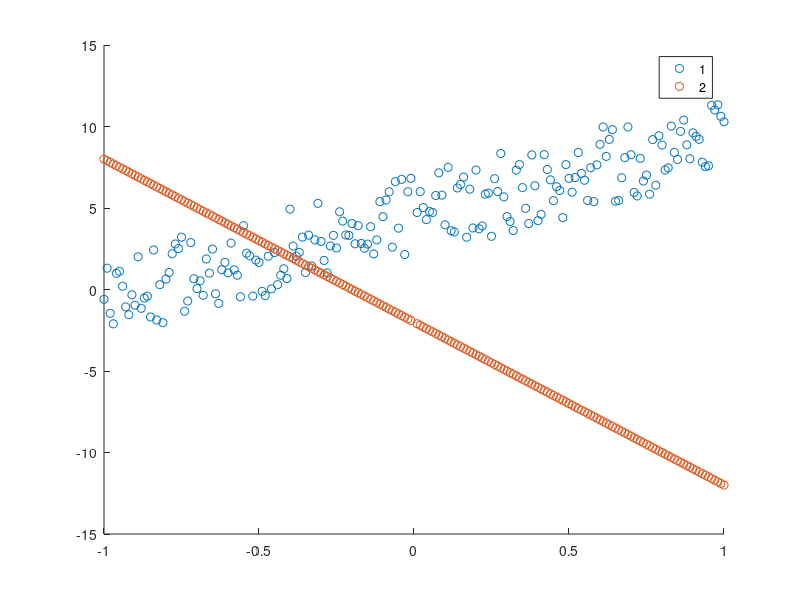

MATLAB code to generate this figure: (Note: this script raises an error after producing the figure.)
%% add necessary paths
addpath('../');

% add OPC to path
opc_path = '/home/hankui/Downloads/MATLAB_OPC';
addpath(genpath(opc_path));
% path to SCAL code
scal_path = '/home/hankui/Dropbox/Clustering/WorkLog/By_Algorithm/SCAL';
addpath(genpath(scal_path))

copkss_path = '/home/hankui/Dropbox/Clustering/WorkLog/By_Algorithm/COPKSS';
addpath(genpath(copkss_path))


clear opc_path scal_path copkss_path asmt_varp


%% borrow the data example from Illustrative_ex.m
x = .01*(-100:100);
x = [x(1:100), x(102:201)];
N = size(x,2);

S1 = 5*x + 2;
noise1 = 5.*rand(1, N);
S1n = S1 + noise1;
X1 = [x;S1n]';

S2 = -10*x - 2;
X2 = [x;S2]';

X = [X1;X2];
K = 2;
truth = [ones(1,N) 2.*ones(1,N)]';

clear x X1 X2 S1 S2 S1n noise1


%% plotting
gscatter(X(:,1),X(:,2),truth);


%% 
[X truth] = genSubspaceData_v2(3,2,200,3,0.01);
%[X,truth,~] = genSubspaceData(3,2,3,200,.1);
%X = X';


%%
scatter3(X(1:200,1),X(1:200,2),X(1:200,3))
hold on
scatter3(X(201:400,1),X(201:400,2),X(201:400,3))
hold on
scatter3(X(401:600,1),X(401:600,2),X(401:600,3))
hold off


%% initial parameters
K = 3; 
%pct = 0.8; 
b = 10;
N = size(X,1);
T = N/b;
q = 1;
mem = round(rand(1,N)*K + 0.5)';


%%



%% SCAL
%[~,re,nmi10] = KSCAL_v11(X,K,pct,mem,T,b,truth,@query);
[~,nmi] = SCAL_v1(X,K,pct,mem,T,b,truth,@query);


%%
[~,~,nmi_cop] = COPKSCAL_v2(X, K, 1, mem, T, b, truth);


%% Random sampling 
%[~,~,nmi_rs] = KSCAL_v10(X,K,pct,mem,T,b,truth,@RandomSampling);
[~,nmi_rs] = SCAL_v1(X,K,pct,mem,T,b,truth,@RandomSampling);



%% 
plot(nmi_rs)
hold on
plot(nmi)
hold on
%plot(nmi_cop)
hold on
xlabel('Iterations') 
ylabel('NMI') 
legend({'Random', 'SCAL', 'COP-SCAL'},'Location','southeast')
hold off


%% plot the reconstruction error
plot(re)



